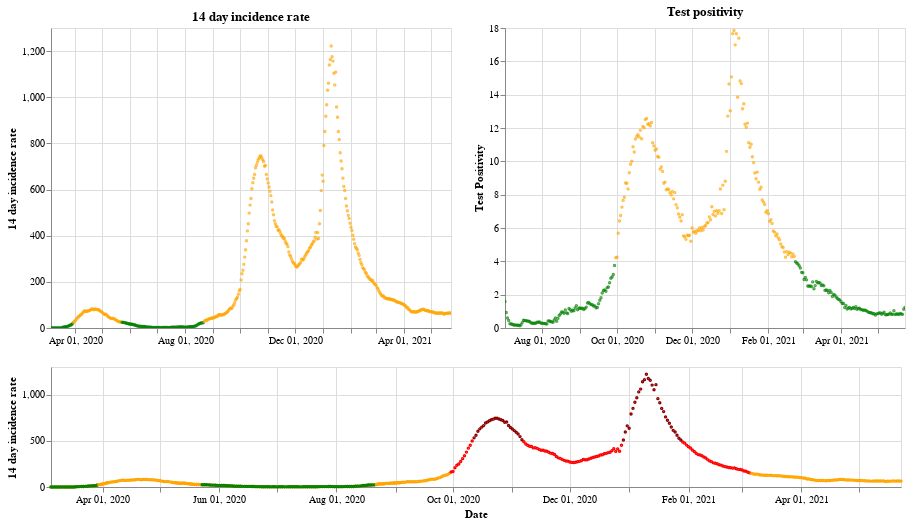

The code cell stored with this chart in its notebook:
### Markdown cell above
## Northern Ireland

### Code cell
plot_traffic_light('Northern Ireland')

### Figure 1 — Vega-Lite specification as saved in the notebook (floating-point values rounded to 4 significant figures; data arrays with more than 128 entries replaced by an {"elided": "..."} marker saying what was removed)
{"config": {"view": {"continuousWidth": 400, "continuousHeight": 300}}, "vconcat": [{"hconcat": [{"mark": {"type": "point", "size": 2}, "encoding": {"color": {"condition": {"value": "green", "test": "(datum.twoWeeklyCasesRate <= 25)"}, "value": "orange"}, "tooltip": [{"type": "nominal", "field": "areaName"}, {"type": "temporal", "field": "date"}, {"type": "quantitative", "field": "twoWeeklyCasesRate"}, {"type": "quantitative", "field": "testPositivity"}], "x": {"type": "temporal", "axis": {"title": ""}, "field": "date", "scale": {"domain": {"selection": "DateBrush"}}, "timeUnit": "yearmonthdate"}, "y": {"type": "quantitative", "axis": {"title": "14 day incidence rate"}, "field": "twoWeeklyCasesRate"}}, "title": "14 day incidence rate", "width": 400}, {"mark": {"type": "point", "size": 2}, "encoding": {"color": {"condition": {"value": "green", "test": "(datum.testPositivity <= 4)"}, "value": "orange"}, "tooltip": [{"type": "nominal", "field": "areaName"}, {"type": "temporal", "field": "date"}, {"type": "quantitative", "field": "twoWeeklyCasesRate"}, {"type": "quantitative", "field": "testPositivity"}], "x": {"type": "temporal", "axis": {"title": ""}, "field": "date", "scale": {"domain": {"selection": "DateBrush"}}, "timeUnit": "yearmonthdate"}, "y": {"type": "quantitative", "axis": {"title": "Test Positivity"}, "field": "testPositivity"}}, "title": "Test positivity", "width": 400}]}, {"layer": [{"mark": {"type": "point", "size": 2}, "encoding": {"color": {"condition": {"value": "orange", "test": "((50 && datum.twoWeeklyCasesRate) < 150)"}, "value": "red"}, "opacity": {"condition": {"value": 1, "test": "((50 && datum.twoWeeklyCasesRate) < 500)"}, "value": 0}, "tooltip": [{"type": "nominal", "field": "areaName"}, {"type": "temporal", "field": "date"}, {"type": "quantitative", "field": "twoWeeklyCasesRate"}, {"type": "quantitative", "field": "testPositivity"}], "x": {"type": "temporal", "axis": {"title": "Date"}, "field": "date", "timeUnit": "yearmonthdate"}, "y": {"type": "quantitative", "axis": {"title": "14 day incidence rate"}, "field": "twoWeeklyCasesRate"}}, "selection": {"DateBrush": {"type": "interval", "encodings": ["x"], "fields": ["Time"]}}, "width": 850}, {"mark": {"type": "point", "size": 2}, "encoding": {"color": {"value": "darkred"}, "opacity": {"condition": {"value": 1, "test": "(datum.twoWeeklyCasesRate >= 500)"}, "value": 0}, "tooltip": [{"type": "nominal", "field": "areaName"}, {"type": "temporal", "field": "date"}, {"type": "quantitative", "field": "twoWeeklyCasesRate"}, {"type": "quantitative", "field": "testPositivity"}], "x": {"type": "temporal", "axis": {"title": "Date"}, "field": "date", "timeUnit": "yearmonthdate"}, "y": {"type": "quantitative", "axis": {"title": "14 day incidence rate"}, "field": "twoWeeklyCasesRate"}}, "width": 400}, {"mark": {"type": "point", "size": 2}, "encoding": {"color": {"condition": {"value": "green", "test": "((4 && datum.twoWeeklyCasesRate) < 25)"}, "value": "orange"}, "opacity": {"condition": {"value": 1, "test": "(datum.twoWeeklyCasesRate < 50)"}, "value": 0}, "tooltip": [{"type": "nominal", "field": "areaName"}, {"type": "temporal", "field": "date"}, {"type": "quantitative", "field": "twoWeeklyCasesRate"}, {"type": "quantitative", "field": "testPositivity"}], "x": {"type": "temporal", "axis": {"title": "Date"}, "field": "date", "timeUnit": "yearmonthdate"}, "y": {"type": "quantitative", "axis": {"title": "14 day incidence rate"}, "field": "twoWeeklyCasesRate"}}, "width": 400}], "height": 120, "width": 800}], "data": {"name": "data-341fe5f8f1c36c8e38bc4ad0f25136da"}, "$schema": "https://vega.github.io/schema/vega-lite/v4.8.1.json", "datasets": {"data-341fe5f8f1c36c8e38bc4ad0f25136da": {"elided": "445 records"}}}
